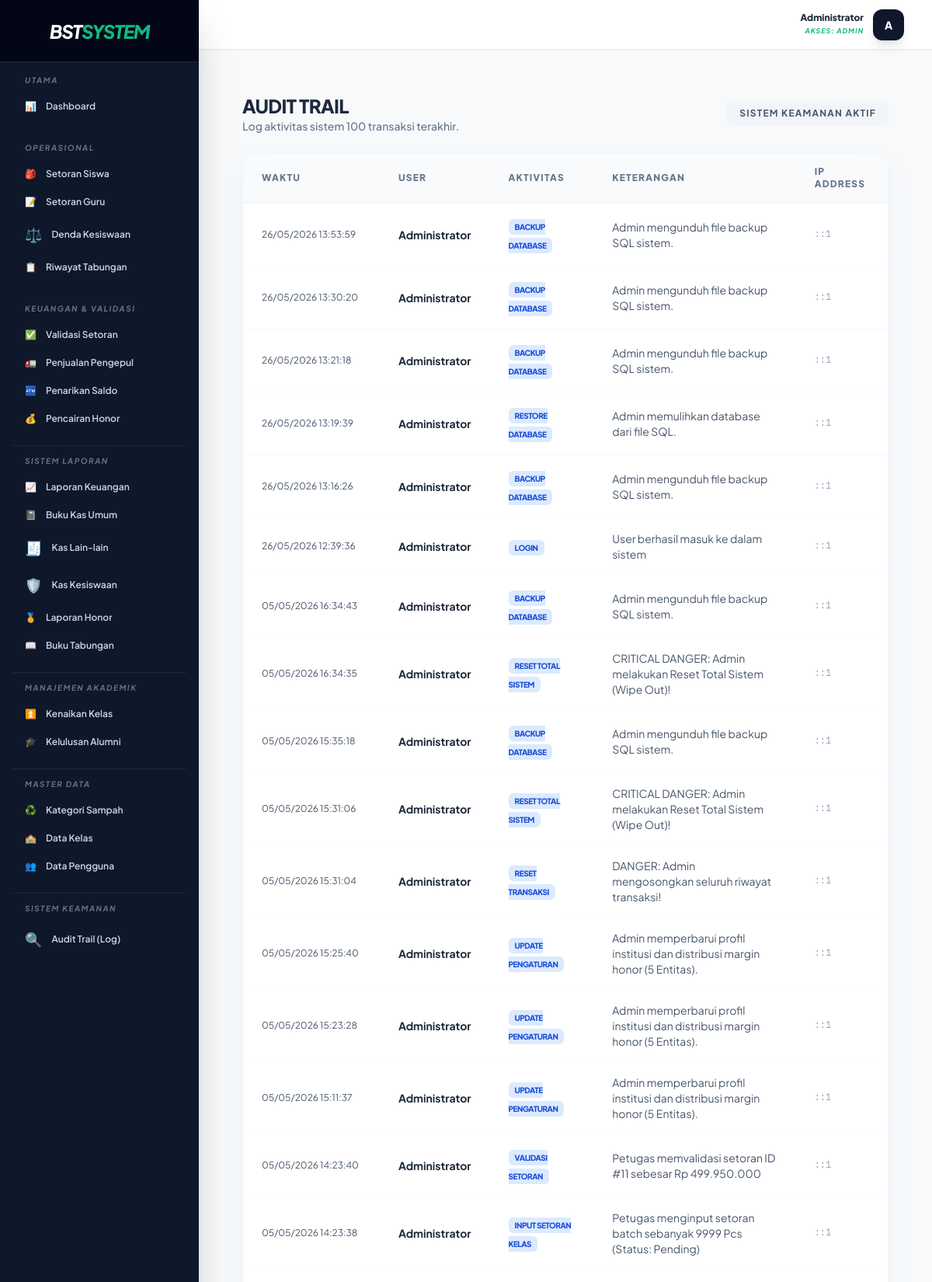
/public/pengaturan/logs (signed in, upper part), run on the app's committed database.
### tables this page shows
CREATE TABLE `activity_logs` (
  `id` int(11) NOT NULL AUTO_INCREMENT,
  `user_id` int(11) NOT NULL,
  `activity` varchar(255) NOT NULL,
  `description` text DEFAULT NULL,
  `ip_address` varchar(45) DEFAULT NULL,
  `created_at` timestamp NOT NULL DEFAULT current_timestamp(),
  PRIMARY KEY (`id`),
  KEY `user_id` (`user_id`),
  CONSTRAINT `activity_logs_ibfk_1` FOREIGN KEY (`user_id`) REFERENCES `users` (`id`)
);

CREATE TABLE `users` (
  `id` int(11) NOT NULL AUTO_INCREMENT,
  `nama` varchar(100) NOT NULL,
  `username` varchar(50) NOT NULL,
  `password` varchar(255) NOT NULL,
  `role` enum('admin','guru','siswa','staff','alumni') NOT NULL,
  `kelas_id` int(11) DEFAULT NULL,
  `angkatan` varchar(10) DEFAULT NULL,
  `is_active` tinyint(1) NOT NULL DEFAULT 1,
  `deleted_at` timestamp NULL DEFAULT NULL,
  PRIMARY KEY (`id`)
);

### app/Controllers/PengaturanController.php (called while the page is built, shortened)
<?php
require_once __DIR__ . '/../Core/Database.php';
class PengaturanController {
    private $db;
    public function __construct() {
        $this->db = Database::getInstance()->getConnection();
    }
    public function logs() {
        $sql = "SELECT l.*, u.nama
                FROM activity_logs l
                JOIN users u ON l.user_id = u.id
                ORDER BY l.created_at DESC LIMIT 100";
        $logs = $this->db->query($sql)->fetchAll();
        require_once __DIR__ . '/../../views/layouts/admin.php';
    }
}

### app/Core/Database.php (called while the page is built, shortened)
<?php
class Database {
    private static $instance = null;
    private $conn;
    private function __construct() {
        try {
            $dsn = "mysql:host=" . DB_HOST . ";dbname=" . DB_NAME . ";charset=utf8mb4";
            $options = [
                PDO::ATTR_ERRMODE => PDO::ERRMODE_EXCEPTION,
                PDO::ATTR_DEFAULT_FETCH_MODE => PDO::FETCH_ASSOC,
                PDO::ATTR_EMULATE_PREPARES => false,
            ];
            $this->conn = new PDO($dsn, DB_USER, DB_PASS, $options);
        } catch (PDOException $e) {
            die("Koneksi Database Gagal: " . $e->getMessage());
        }
    }
    public static function getInstance() {
        if (self::$instance === null) {
            self::$instance = new self();
        }
        return self::$instance;
    }
    public function getConnection() {
        return $this->conn;
    }
}

### views/admin/pengaturan/logs.php (the view)
<div class="p-6">
    <div class="flex justify-between items-center mb-6">
        <div>
            <h1 class="text-2xl font-black text-slate-800 uppercase tracking-tight">Audit Trail</h1>
            <p class="text-sm text-slate-500 font-medium">Log aktivitas sistem 100 transaksi terakhir.</p>
        </div>
        <div class="bg-slate-100 px-4 py-2 rounded-lg text-xs font-bold text-slate-600 tracking-widest uppercase">
            Sistem Keamanan Aktif
        </div>
    </div>
    <div class="bg-white rounded-2xl shadow-xl shadow-slate-200/50 border border-slate-100 overflow-hidden">
        <div class="overflow-x-auto">
            <table class="w-full text-left border-collapse">
                <thead>
                    <tr class="bg-slate-50 border-b border-slate-100">
                        <th class="px-6 py-4 text-xs font-black text-slate-500 uppercase tracking-widest">Waktu</th>
                        <th class="px-6 py-4 text-xs font-black text-slate-500 uppercase tracking-widest">User</th>
                        <th class="px-6 py-4 text-xs font-black text-slate-500 uppercase tracking-widest">Aktivitas</th>
                        <th class="px-6 py-4 text-xs font-black text-slate-500 uppercase tracking-widest">Keterangan</th>
                        <th class="px-6 py-4 text-xs font-black text-slate-500 uppercase tracking-widest">IP Address</th>
                    </tr>
                </thead>
                <tbody class="divide-y divide-slate-50">
                    <?php if (empty($logs)): ?>
                        <tr>
                            <td colspan="5" class="px-6 py-12 text-center text-slate-400 italic">Belum ada catatan aktivitas.</td>
                        </tr>
                    <?php else: ?>
                        <?php foreach ($logs as $log): ?>
                            <tr class="hover:bg-slate-50/50 transition-colors">
                                <td class="px-6 py-4 text-xs text-slate-600 whitespace-nowrap">
                                    <?= date('d/m/Y H:i:s', strtotime($log['created_at'])) ?>
                                </td>
                                <td class="px-6 py-4">
                                    <span class="text-sm font-bold text-slate-800"><?= htmlspecialchars($log['nama']) ?></span>
                                </td>
                                <td class="px-6 py-4">
                                    <span class="px-2 py-1 bg-blue-100 text-blue-700 text-[10px] font-black uppercase rounded-md tracking-tighter">
                                        <?= htmlspecialchars($log['activity']) ?>
                                    </span>
                                </td>
                                <td class="px-6 py-4 text-sm text-slate-600">
                                    <?= htmlspecialchars($log['description']) ?>
                                </td>
                                <td class="px-6 py-4 text-xs font-mono text-slate-400">
                                    <?= htmlspecialchars($log['ip_address']) ?>
                                </td>
                            </tr>
                        <?php endforeach; ?>
                    <?php endif; ?>
                </tbody>
            </table>
        </div>
    </div>
</div>

### views/layouts/admin.php (style rules this page uses)
body { font-family: 'Plus Jakarta Sans', sans-serif; background-color: #f8fafc; }

### data on the page
activity_logs: created_at "26/05/2026 13:53:59", user.nama "Administrator", activity "BACKUP DATABASE", description "Admin mengunduh file backup SQL sistem.", ip_address "::1"
activity_logs: created_at "26/05/2026 13:30:20", user.nama "Administrator", activity "BACKUP DATABASE", description "Admin mengunduh file backup SQL sistem.", ip_address "::1"
activity_logs: created_at "26/05/2026 13:21:18", user.nama "Administrator", activity "BACKUP DATABASE", description "Admin mengunduh file backup SQL sistem.", ip_address "::1"
activity_logs: created_at "26/05/2026 13:19:39", user.nama "Administrator", activity "RESTORE DATABASE", description "Admin memulihkan database dari file SQL.", ip_address "::1"
activity_logs: created_at "26/05/2026 13:16:26", user.nama "Administrator", activity "BACKUP DATABASE", description "Admin mengunduh file backup SQL sistem.", ip_address "::1"
activity_logs: created_at "26/05/2026 12:39:36", user.nama "Administrator", activity "LOGIN", description "User berhasil masuk ke dalam sistem", ip_address "::1"
activity_logs: created_at "05/05/2026 16:34:43", user.nama "Administrator", activity "BACKUP DATABASE", description "Admin mengunduh file backup SQL sistem.", ip_address "::1"
activity_logs: created_at "05/05/2026 16:34:35", user.nama "Administrator", activity "RESET TOTAL SISTEM", description "CRITICAL DANGER: Admin melakukan Reset Total Sistem (Wipe Out)!", ip_address "::1"
activity_logs: created_at "05/05/2026 15:35:18", user.nama "Administrator", activity "BACKUP DATABASE", description "Admin mengunduh file backup SQL sistem.", ip_address "::1"
activity_logs: created_at "05/05/2026 15:31:06", user.nama "Administrator", activity "RESET TOTAL SISTEM", description "CRITICAL DANGER: Admin melakukan Reset Total Sistem (Wipe Out)!", ip_address "::1"
activity_logs: created_at "05/05/2026 15:31:04", user.nama "Administrator", activity "RESET TRANSAKSI", description "DANGER: Admin mengosongkan seluruh riwayat transaksi!", ip_address "::1"
activity_logs: created_at "05/05/2026 15:25:40", user.nama "Administrator", activity "UPDATE PENGATURAN", description "Admin memperbarui profil institusi dan distribusi margin honor (5 Entitas).", ip_address "::1"
activity_logs: created_at "05/05/2026 15:23:28", user.nama "Administrator", activity "UPDATE PENGATURAN", description "Admin memperbarui profil institusi dan distribusi margin honor (5 Entitas).", ip_address "::1"
activity_logs: created_at "05/05/2026 15:11:37", user.nama "Administrator", activity "UPDATE PENGATURAN", description "Admin memperbarui profil institusi dan distribusi margin honor (5 Entitas).", ip_address "::1"
activity_logs: created_at "05/05/2026 14:23:40", user.nama "Administrator", activity "VALIDASI SETORAN", description "Petugas memvalidasi setoran ID #11 sebesar Rp 499.950.000", ip_address "::1"
activity_logs: created_at "05/05/2026 14:23:38", user.nama "Administrator", activity "INPUT SETORAN KELAS", description "Petugas menginput setoran batch sebanyak 9999 Pcs (Status: Pending)", ip_address "::1"

### other printed values
$_SESSION['nama'] "Administrator"
$_SESSION['role'] "ADMIN"
substr($_SESSION['nama'], 0, 1) "A"
